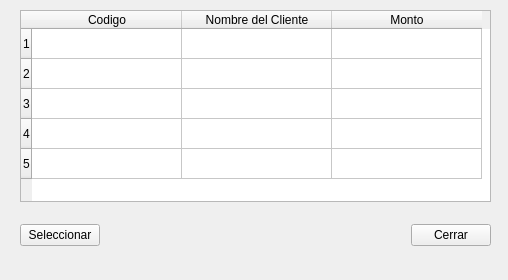
<?xml version="1.0" encoding="UTF-8"?>
<ui version="4.0">
 <class>Form</class>
 <widget class="QWidget" name="Form">
  <property name="geometry">
   <rect>
    <x>0</x>
    <y>0</y>
    <width>508</width>
    <height>280</height>
   </rect>
  </property>
  <property name="windowTitle">
   <string>Lista de Pedidos</string>
  </property>
  <widget class="QTableWidget" name="tableWidget">
   <property name="geometry">
    <rect>
     <x>20</x>
     <y>10</y>
     <width>471</width>
     <height>192</height>
    </rect>
   </property>
   <property name="sizePolicy">
    <sizepolicy hsizetype="Expanding" vsizetype="Expanding">
     <horstretch>0</horstretch>
     <verstretch>0</verstretch>
    </sizepolicy>
   </property>
   <property name="rowCount">
    <number>5</number>
   </property>
   <attribute name="horizontalHeaderDefaultSectionSize">
    <number>150</number>
   </attribute>
   <row/>
   <row/>
   <row/>
   <row/>
   <row/>
   <column>
    <property name="text">
     <string>Codigo</string>
    </property>
   </column>
   <column>
    <property name="text">
     <string>Nombre del Cliente</string>
    </property>
   </column>
   <column>
    <property name="text">
     <string>Monto</string>
    </property>
   </column>
   <item row="0" column="0">
    <property name="flags">
     <set>ItemIsSelectable|ItemIsDragEnabled|ItemIsDropEnabled|ItemIsUserCheckable|ItemIsEnabled</set>
    </property>
   </item>
   <item row="0" column="1">
    <property name="flags">
     <set>ItemIsSelectable|ItemIsDragEnabled|ItemIsDropEnabled|ItemIsUserCheckable|ItemIsEnabled</set>
    </property>
   </item>
   <item row="0" column="2">
    <property name="flags">
     <set>ItemIsSelectable|ItemIsDragEnabled|ItemIsDropEnabled|ItemIsUserCheckable|ItemIsEnabled</set>
    </property>
   </item>
   <item row="1" column="0">
    <property name="flags">
     <set>ItemIsSelectable|ItemIsDragEnabled|ItemIsDropEnabled|ItemIsUserCheckable|ItemIsEnabled</set>
    </property>
   </item>
   <item row="1" column="1">
    <property name="flags">
     <set>ItemIsSelectable|ItemIsDragEnabled|ItemIsDropEnabled|ItemIsUserCheckable|ItemIsEnabled</set>
    </property>
   </item>
   <item row="1" column="2">
    <property name="flags">
     <set>ItemIsSelectable|ItemIsDragEnabled|ItemIsDropEnabled|ItemIsUserCheckable|ItemIsEnabled</set>
    </property>
   </item>
   <item row="2" column="0">
    <property name="flags">
     <set>ItemIsSelectable|ItemIsDragEnabled|ItemIsDropEnabled|ItemIsUserCheckable|ItemIsEnabled</set>
    </property>
   </item>
   <item row="2" column="1">
    <property name="flags">
     <set>ItemIsSelectable|ItemIsDragEnabled|ItemIsDropEnabled|ItemIsUserCheckable|ItemIsEnabled</set>
    </property>
   </item>
   <item row="2" column="2">
    <property name="flags">
     <set>ItemIsSelectable|ItemIsDragEnabled|ItemIsDropEnabled|ItemIsUserCheckable|ItemIsEnabled</set>
    </property>
   </item>
   <item row="3" column="0">
    <property name="flags">
     <set>ItemIsSelectable|ItemIsDragEnabled|ItemIsDropEnabled|ItemIsUserCheckable|ItemIsEnabled</set>
    </property>
   </item>
   <item row="3" column="1">
    <property name="flags">
     <set>ItemIsSelectable|ItemIsDragEnabled|ItemIsDropEnabled|ItemIsUserCheckable|ItemIsEnabled</set>
    </property>
   </item>
   <item row="3" column="2">
    <property name="flags">
     <set>ItemIsSelectable|ItemIsDragEnabled|ItemIsDropEnabled|ItemIsUserCheckable|ItemIsEnabled</set>
    </property>
   </item>
   <item row="4" column="0">
    <property name="flags">
     <set>ItemIsSelectable|ItemIsDragEnabled|ItemIsDropEnabled|ItemIsUserCheckable|ItemIsEnabled</set>
    </property>
   </item>
   <item row="4" column="1">
    <property name="flags">
     <set>ItemIsSelectable|ItemIsDragEnabled|ItemIsDropEnabled|ItemIsUserCheckable|ItemIsEnabled</set>
    </property>
   </item>
   <item row="4" column="2">
    <property name="flags">
     <set>ItemIsSelectable|ItemIsDragEnabled|ItemIsDropEnabled|ItemIsUserCheckable|ItemIsEnabled</set>
    </property>
   </item>
  </widget>
  <widget class="QWidget" name="horizontalLayoutWidget">
   <property name="geometry">
    <rect>
     <x>20</x>
     <y>210</y>
     <width>471</width>
     <height>51</height>
    </rect>
   </property>
   <layout class="QHBoxLayout" name="horizontalLayout">
    <item>
     <widget class="QPushButton" name="pushButton">
      <property name="text">
       <string>Seleccionar</string>
      </property>
     </widget>
    </item>
    <item>
     <spacer name="horizontalSpacer">
      <property name="orientation">
       <enum>Qt::Horizontal</enum>
      </property>
      <property name="sizeHint" stdset="0">
       <size>
        <width>40</width>
        <height>20</height>
       </size>
      </property>
     </spacer>
    </item>
    <item>
     <widget class="QPushButton" name="pushButton_2">
      <property name="text">
       <string>Cerrar</string>
      </property>
     </widget>
    </item>
   </layout>
  </widget>
 </widget>
 <resources/>
 <connections>
  <connection>
   <sender>tableWidget</sender>
   <signal>cellDoubleClicked(int,int)</signal>
   <receiver>pushButton</receiver>
   <slot>click()</slot>
   <hints>
    <hint type="sourcelabel">
     <x>255</x>
     <y>105</y>
    </hint>
    <hint type="destinationlabel">
     <x>63</x>
     <y>235</y>
    </hint>
   </hints>
  </connection>
  <connection>
   <sender>pushButton</sender>
   <signal>clicked()</signal>
   <receiver>Form</receiver>
   <slot>selectOrder()</slot>
   <hints>
    <hint type="sourcelabel">
     <x>63</x>
     <y>235</y>
    </hint>
    <hint type="destinationlabel">
     <x>253</x>
     <y>139</y>
    </hint>
   </hints>
  </connection>
  <connection>
   <sender>pushButton_2</sender>
   <signal>clicked()</signal>
   <receiver>Form</receiver>
   <slot>close()</slot>
   <hints>
    <hint type="sourcelabel">
     <x>449</x>
     <y>235</y>
    </hint>
    <hint type="destinationlabel">
     <x>253</x>
     <y>139</y>
    </hint>
   </hints>
  </connection>
 </connections>
 <slots>
  <slot>selectOrder()</slot>
 </slots>
</ui>
